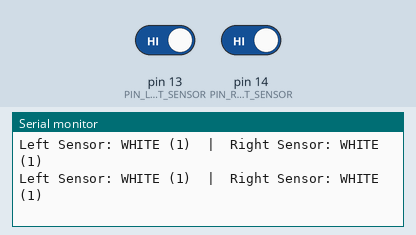
The sketch below on a simulated Arduino Uno, built with avr-gcc and run on an emulated ATmega328P. Shown: the last lines printed to the serial monitor. The test bench sets the inputs (shaded band); at power-on: pin 13 (PIN_LEFT_SENSOR) HIGH, pin 14 (PIN_RIGHT_SENSOR) HIGH.

Above: at 1.2 s.
1.3 s: pin 13 (PIN_LEFT_SENSOR) driven LOW
At 1.56 s:
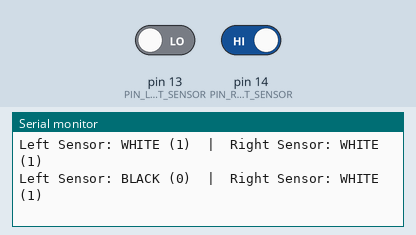
3.3 s: pin 14 (PIN_RIGHT_SENSOR) driven LOW
At 3.56 s:
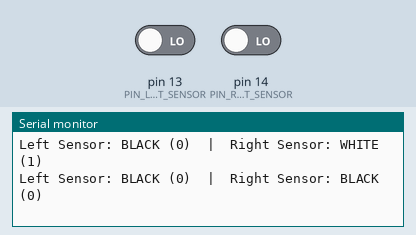
5.3 s: pin 13 (PIN_LEFT_SENSOR) driven HIGH
At 5.57 s:
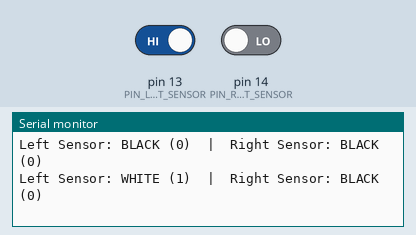

The sketch:

Sensor.ino
```cpp
// Explicit hardware overrides for micro:bit V2 edge pins
#define PIN_LEFT_SENSOR  13  // Physical P13 on the edge connector
#define PIN_RIGHT_SENSOR 14  // Physical P14 on the edge connector (Port 1, Pin 5)

void setup() {
  Serial.begin(115200);

  // Set the specific hardware pins as input
  pinMode(PIN_LEFT_SENSOR, INPUT);
  pinMode(PIN_RIGHT_SENSOR, INPUT);
}

void loop() {
  int leftState = digitalRead(PIN_LEFT_SENSOR);
  int rightState = digitalRead(PIN_RIGHT_SENSOR);

  Serial.print("Left Sensor: ");
  Serial.print(leftState == 0 ? "BLACK (0)" : "WHITE (1)");
  Serial.print("  |  Right Sensor: ");
  Serial.println(rightState == 0 ? "BLACK (0)" : "WHITE (1)");

  delay(200);
}
```

Measured:
- after the input at 1.3 s, the serial monitor: prints a new line after 0.10 s (image 1)
- after the input at 3.3 s, the serial monitor: prints a new line after 0.11 s (image 2)
- after the input at 5.3 s, the serial monitor: prints a new line after 0.11 s (image 3)
